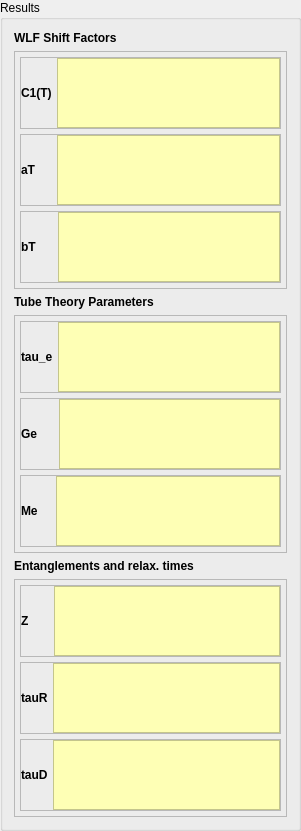
  <widget class="QGroupBox" name="groupBoxResults">
   <property name="geometry">
    <rect>
     <x>610</x>
     <y>30</y>
     <width>301</width>
     <height>501</height>
    </rect>
   </property>
   <property name="title">
    <string>Results</string>
   </property>
   <layout class="QVBoxLayout" name="verticalLayout">
    <item>
     <widget class="QLabel" name="label">
      <property name="font">
       <font>
        <weight>75</weight>
        <bold>true</bold>
       </font>
      </property>
      <property name="text">
       <string>WLF Shift Factors</string>
      </property>
     </widget>
    </item>
    <item>
     <widget class="QFrame" name="frame_2">
      <property name="frameShape">
       <enum>QFrame::StyledPanel</enum>
      </property>
      <property name="frameShadow">
       <enum>QFrame::Raised</enum>
      </property>
      <layout class="QVBoxLayout" name="verticalLayout_2">
       <property name="spacing">
        <number>5</number>
       </property>
       <property name="leftMargin">
        <number>5</number>
       </property>
       <property name="topMargin">
        <number>5</number>
       </property>
       <property name="rightMargin">
        <number>5</number>
       </property>
       <property name="bottomMargin">
        <number>5</number>
       </property>
       <item>
        <widget class="QFrame" name="frame_3">
         <property name="frameShape">
          <enum>QFrame::StyledPanel</enum>
         </property>
         <property name="frameShadow">
          <enum>QFrame::Raised</enum>
         </property>
         <layout class="QHBoxLayout" name="horizontalLayout_2">
          <property name="spacing">
           <number>5</number>
          </property>
          <property name="leftMargin">
           <number>0</number>
          </property>
          <property name="topMargin">
           <number>0</number>
          </property>
          <property name="rightMargin">
           <number>0</number>
          </property>
          <property name="bottomMargin">
           <number>0</number>
          </property>
          <item>
           <widget class="QLabel" name="label_5">
            <property name="maximumSize">
             <size>
              <width>16777215</width>
              <height>16777215</height>
             </size>
            </property>
            <property name="font">
             <font>
              <weight>75</weight>
              <bold>true</bold>
             </font>
            </property>
            <property name="text">
             <string>C1(T)</string>
            </property>
           </widget>
          </item>
          <item>
           <widget class="QTextEdit" name="textC1T">
            <property name="palette">
             <palette>
              <active>
               <colorrole role="WindowText">
                <brush brushstyle="SolidPattern">
                 <color alpha="255">
                  <red>0</red>
                  <green>0</green>
                  <blue>0</blue>
                 </color>
                </brush>
               </colorrole>
               <colorrole role="Button">
                <brush brushstyle="SolidPattern">
                 <color alpha="255">
                  <red>254</red>
                  <green>255</green>
                  <blue>181</blue>
                 </color>
                </brush>
               </colorrole>
               <colorrole role="Light">
                <brush brushstyle="SolidPattern">
                 <color alpha="255">
                  <red>255</red>
                  <green>255</green>
                  <blue>255</blue>
                 </color>
                </brush>
               </colorrole>
               <colorrole role="Midlight">
                <brush brushstyle="SolidPattern">
                 <color alpha="255">
                  <red>255</red>
                  <green>255</green>
                  <blue>191</blue>
                 </color>
                </brush>
               </colorrole>
               <colorrole role="Dark">
                <brush brushstyle="SolidPattern">
                 <color alpha="255">
                  <red>127</red>
                  <green>127</green>
                  <blue>63</blue>
                 </color>
                </brush>
               </colorrole>
               <colorrole role="Mid">
                <brush brushstyle="SolidPattern">
                 <color alpha="255">
                  <red>170</red>
                  <green>170</green>
                  <blue>84</blue>
                 </color>
                </brush>
               </colorrole>
               <colorrole role="Text">
                <brush brushstyle="SolidPattern">
                 <color alpha="255">
                  <red>0</red>
                  <green>0</green>
                  <blue>0</blue>
                 </color>
                </brush>
               </colorrole>
               <colorrole role="BrightText">
                <brush brushstyle="SolidPattern">
                 <color alpha="255">
                  <red>255</red>
                  <green>255</green>
                  <blue>255</blue>
                 </color>
                </brush>
               </colorrole>
               <colorrole role="ButtonText">
                <brush brushstyle="SolidPattern">
                 <color alpha="255">
                  <red>0</red>
                  <green>0</green>
                  <blue>0</blue>
                 </color>
                </brush>
               </colorrole>
               <colorrole role="Base">
                <brush brushstyle="SolidPattern">
                 <color alpha="255">
                  <red>254</red>
                  <green>255</green>
                  <blue>181</blue>
                 </color>
                </brush>
               </colorrole>
               <colorrole role="Window">
                <brush brushstyle="SolidPattern">
                 <color alpha="255">
                  <red>254</red>
                  <green>255</green>
                  <blue>181</blue>
                 </color>
                </brush>
               </colorrole>
               <colorrole role="Shadow">
                <brush brushstyle="SolidPattern">
                 <color alpha="255">
                  <red>0</red>
                  <green>0</green>
                  <blue>0</blue>
                 </color>
                </brush>
               </colorrole>
               <colorrole role="AlternateBase">
                <brush brushstyle="SolidPattern">
                 <color alpha="255">
                  <red>255</red>
                  <green>255</green>
                  <blue>191</blue>
                 </color>
                </brush>
               </colorrole>
               <colorrole role="ToolTipBase">
                <brush brushstyle="SolidPattern">
                 <color alpha="255">
                  <red>255</red>
                  <green>255</green>
                  <blue>220</blue>
                 </color>
                </brush>
               </colorrole>
               <colorrole role="ToolTipText">
                <brush brushstyle="SolidPattern">
                 <color alpha="255">
                  <red>0</red>
                  <green>0</green>
                  <blue>0</blue>
                 </color>
                </brush>
               </colorrole>
              </active>
              <inactive>
               <colorrole role="WindowText">
                <brush brushstyle="SolidPattern">
                 <color alpha="255">
                  <red>0</red>
                  <green>0</green>
                  <blue>0</blue>
                 </color>
                </brush>
               </colorrole>
               <colorrole role="Button">
                <brush brushstyle="SolidPattern">
                 <color alpha="255">
                  <red>254</red>
                  <green>255</green>
                  <blue>181</blue>
                 </color>
                </brush>
               </colorrole>
               <colorrole role="Light">
                <brush brushstyle="SolidPattern">
                 <color alpha="255">
                  <red>255</red>
                  <green>255</green>
                  <blue>255</blue>
                 </color>
                </brush>
               </colorrole>
               <colorrole role="Midlight">
                <brush brushstyle="SolidPattern">
                 <color alpha="255">
                  <red>255</red>
                  <green>255</green>
                  <blue>191</blue>
                 </color>
                </brush>
               </colorrole>
               <colorrole role="Dark">
                <brush brushstyle="SolidPattern">
                 <color alpha="255">
                  <red>127</red>
                  <green>127</green>
                  <blue>63</blue>
                 </color>
                </brush>
               </colorrole>
               <colorrole role="Mid">
                <brush brushstyle="SolidPattern">
                 <color alpha="255">
                  <red>170</red>
                  <green>170</green>
                  <blue>84</blue>
                 </color>
                </brush>
               </colorrole>
               <colorrole role="Text">
                <brush brushstyle="SolidPattern">
                 <color alpha="255">
                  <red>0</red>
                  <green>0</green>
                  <blue>0</blue>
                 </color>
                </brush>
               </colorrole>
               <colorrole role="BrightText">
                <brush brushstyle="SolidPattern">
                 <color alpha="255">
                  <red>255</red>
                  <green>255</green>
                  <blue>255</blue>
                 </color>
                </brush>
               </colorrole>
               <colorrole role="ButtonText">
                <brush brushstyle="SolidPattern">
                 <color alpha="255">
                  <red>0</red>
                  <green>0</green>
                  <blue>0</blue>
                 </color>
                </brush>
               </colorrole>
               <colorrole role="Base">
                <brush brushstyle="SolidPattern">
                 <color alpha="255">
                  <red>254</red>
                  <green>255</green>
                  <blue>181</blue>
                 </color>
                </brush>
               </colorrole>
               <colorrole role="Window">
                <brush brushstyle="SolidPattern">
                 <color alpha="255">
                  <red>254</red>
                  <green>255</green>
                  <blue>181</blue>
                 </color>
                </brush>
               </colorrole>
               <colorrole role="Shadow">
                <brush brushstyle="SolidPattern">
                 <color alpha="255">
                  <red>0</red>
                  <green>0</green>
                  <blue>0</blue>
                 </color>
                </brush>
               </colorrole>
               <colorrole role="AlternateBase">
                <brush brushstyle="SolidPattern">
                 <color alpha="255">
                  <red>255</red>
                  <green>255</green>
                  <blue>191</blue>
                 </color>
                </brush>
               </colorrole>
               <colorrole role="ToolTipBase">
                <brush brushstyle="SolidPattern">
                 <color alpha="255">
                  <red>255</red>
                  <green>255</green>
                  <blue>220</blue>
                 </color>
                </brush>
               </colorrole>
               <colorrole role="ToolTipText">
                <brush brushstyle="SolidPattern">
                 <color alpha="255">
                  <red>0</red>
                  <green>0</green>
                  <blue>0</blue>
                 </color>
                </brush>
               </colorrole>
              </inactive>
              <disabled>
               <colorrole role="WindowText">
                <brush brushstyle="SolidPattern">
                 <color alpha="255">
                  <red>127</red>
                  <green>127</green>
                  <blue>63</blue>
                 </color>
                </brush>
               </colorrole>
               <colorrole role="Button">
                <brush brushstyle="SolidPattern">
                 <color alpha="255">
                  <red>254</red>
                  <green>255</green>
                  <blue>181</blue>
                 </color>
                </brush>
               </colorrole>
               <colorrole role="Light">
                <brush brushstyle="SolidPattern">
                 <color alpha="255">
                  <red>255</red>
                  <green>255</green>
                  <blue>255</blue>
                 </color>
                </brush>
               </colorrole>
               <colorrole role="Midlight">
                <brush brushstyle="SolidPattern">
                 <color alpha="255">
                  <red>255</red>
                  <green>255</green>
                  <blue>191</blue>
                 </color>
                </brush>
               </colorrole>
               <colorrole role="Dark">
                <brush brushstyle="SolidPattern">
                 <color alpha="255">
                  <red>127</red>
                  <green>127</green>
                  <blue>63</blue>
                 </color>
                </brush>
               </colorrole>
               <colorrole role="Mid">
                <brush brushstyle="SolidPattern">
                 <color alpha="255">
                  <red>170</red>
                  <green>170</green>
                  <blue>84</blue>
                 </color>
                </brush>
               </colorrole>
               <colorrole role="Text">
                <brush brushstyle="SolidPattern">
                 <color alpha="255">
                  <red>127</red>
                  <green>127</green>
                  <blue>63</blue>
                 </color>
                </brush>
               </colorrole>
               <colorrole role="BrightText">
                <brush brushstyle="SolidPattern">
                 <color alpha="255">
                  <red>255</red>
                  <green>255</green>
                  <blue>255</blue>
                 </color>
                </brush>
               </colorrole>
               <colorrole role="ButtonText">
                <brush brushstyle="SolidPattern">
                 <color alpha="255">
                  <red>127</red>
                  <green>127</green>
                  <blue>63</blue>
                 </color>
                </brush>
               </colorrole>
               <colorrole role="Base">
                <brush brushstyle="SolidPattern">
                 <color alpha="255">
                  <red>254</red>
                  <green>255</green>
                  <blue>181</blue>
                 </color>
                </brush>
               </colorrole>
               <colorrole role="Window">
                <brush brushstyle="SolidPattern">
                 <color alpha="255">
                  <red>254</red>
                  <green>255</green>
                  <blue>181</blue>
                 </color>
                </brush>
               </colorrole>
               <colorrole role="Shadow">
                <brush brushstyle="SolidPattern">
                 <color alpha="255">
                  <red>0</red>
                  <green>0</green>
                  <blue>0</blue>
                 </color>
                </brush>
               </colorrole>
               <colorrole role="AlternateBase">
                <brush brushstyle="SolidPattern">
                 <color alpha="255">
                  <red>255</red>
                  <green>255</green>
                  <blue>127</blue>
                 </color>
                </brush>
               </colorrole>
               <colorrole role="ToolTipBase">
                <brush brushstyle="SolidPattern">
                 <color alpha="255">
                  <red>255</red>
                  <green>255</green>
                  <blue>220</blue>
                 </color>
                </brush>
               </colorrole>
               <colorrole role="ToolTipText">
                <brush brushstyle="SolidPattern">
                 <color alpha="255">
                  <red>0</red>
                  <green>0</green>
                  <blue>0</blue>
                 </color>
                </brush>
               </colorrole>
              </disabled>
             </palette>
            </property>
            <property name="autoFillBackground">
             <bool>false</bool>
            </property>
            <property name="styleSheet">
             <string notr="true">background-color: rgb(254, 255, 181);</string>
            </property>
            <property name="readOnly">
             <bool>true</bool>
            </property>
           </widget>
          </item>
         </layout>
        </widget>
       </item>
       <item>
        <widget class="QFrame" name="frame_4">
         <property name="frameShape">
          <enum>QFrame::StyledPanel</enum>
         </property>
         <property name="frameShadow">
          <enum>QFrame::Raised</enum>
         </property>
         <layout class="QHBoxLayout" name="horizontalLayout_3">
          <property name="spacing">
           <number>5</number>
          </property>
          <property name="leftMargin">
           <number>0</number>
          </property>
          <property name="topMargin">
           <number>0</number>
          </property>
          <property name="rightMargin">
           <number>0</number>
          </property>
          <property name="bottomMargin">
           <number>0</number>
          </property>
          <item>
           <widget class="QLabel" name="label_6">
            <property name="maximumSize">
             <size>
              <width>16777215</width>
              <height>16777215</height>
             </size>
            </property>
            <property name="font">
             <font>
              <weight>75</weight>
              <bold>true</bold>
             </font>
            </property>
            <property name="text">
             <string>aT     </string>
            </property>
           </widget>
          </item>
          <item>
           <widget class="QTextEdit" name="textaT">
            <property name="styleSheet">
             <string notr="true">background-color: rgb(254, 255, 181);</string>
            </property>
            <property name="readOnly">
             <bool>false</bool>
            </property>
           </widget>
          </item>
         </layout>
        </widget>
       </item>
       <item>
        <widget class="QFrame" name="frame">
         <property name="frameShape">
          <enum>QFrame::StyledPanel</enum>
         </property>
         <property name="frameShadow">
          <enum>QFrame::Raised</enum>
         </property>
         <layout class="QHBoxLayout" name="horizontalLayout">
          <property name="spacing">
           <number>5</number>
          </property>
          <property name="leftMargin">
           <number>0</number>
          </property>
          <property name="topMargin">
           <number>0</number>
          </property>
          <property name="rightMargin">
           <number>0</number>
          </property>
          <property name="bottomMargin">
           <number>0</number>
          </property>
          <item>
           <widget class="QLabel" name="label_4">
            <property name="maximumSize">
             <size>
              <width>16777215</width>
              <height>16777215</height>
             </size>
            </property>
            <property name="font">
             <font>
              <weight>75</weight>
              <bold>true</bold>
             </font>
            </property>
            <property name="text">
             <string>bT     </string>
            </property>
           </widget>
          </item>
          <item>
           <widget class="QTextEdit" name="textbT">
            <property name="styleSheet">
             <string notr="true">background-color: rgb(254, 255, 181);</string>
            </property>
            <property name="readOnly">
             <bool>true</bool>
            </property>
           </widget>
          </item>
         </layout>
        </widget>
       </item>
      </layout>
     </widget>
    </item>
    <item>
     <widget class="QLabel" name="label_2">
      <property name="font">
       <font>
        <weight>75</weight>
        <bold>true</bold>
       </font>
      </property>
      <property name="text">
       <string>Tube Theory Parameters</string>
      </property>
     </widget>
    </item>
    <item>
     <widget class="QFrame" name="frame_5">
      <property name="frameShape">
       <enum>QFrame::StyledPanel</enum>
      </property>
      <property name="frameShadow">
       <enum>QFrame::Raised</enum>
      </property>
      <layout class="QVBoxLayout" name="verticalLayout_3">
       <property name="spacing">
        <number>5</number>
       </property>
       <property name="leftMargin">
        <number>5</number>
       </property>
       <property name="topMargin">
        <number>5</number>
       </property>
       <property name="rightMargin">
        <number>5</number>
       </property>
       <property name="bottomMargin">
        <number>5</number>
       </property>
       <item>
        <widget class="QFrame" name="frame_6">
         <property name="frameShape">
          <enum>QFrame::StyledPanel</enum>
         </property>
         <property name="frameShadow">
          <enum>QFrame::Raised</enum>
         </property>
         <layout class="QHBoxLayout" name="horizontalLayout_4">
          <property name="spacing">
           <number>5</number>
          </property>
          <property name="leftMargin">
           <number>0</number>
          </property>
          <property name="topMargin">
           <number>0</number>
          </property>
          <property name="rightMargin">
           <number>0</number>
          </property>
          <property name="bottomMargin">
           <number>0</number>
          </property>
          <item>
           <widget class="QLabel" name="label_7">
            <property name="maximumSize">
             <size>
              <width>16777215</width>
              <height>16777215</height>
             </size>
            </property>
            <property name="font">
             <font>
              <weight>75</weight>
              <bold>true</bold>
             </font>
            </property>
            <property name="text">
             <string>tau_e</string>
            </property>
           </widget>
          </item>
          <item>
           <widget class="QTextEdit" name="textREStaue">
            <property name="styleSheet">
             <string notr="true">background-color: rgb(254, 255, 181);</string>
            </property>
            <property name="readOnly">
             <bool>true</bool>
            </property>
           </widget>
          </item>
         </layout>
        </widget>
       </item>
       <item>
        <widget class="QFrame" name="frame_7">
         <property name="frameShape">
          <enum>QFrame::StyledPanel</enum>
         </property>
         <property name="frameShadow">
          <enum>QFrame::Raised</enum>
         </property>
         <layout class="QHBoxLayout" name="horizontalLayout_5">
          <property name="spacing">
           <number>5</number>
          </property>
          <property name="leftMargin">
           <number>0</number>
          </property>
          <property name="topMargin">
           <number>0</number>
          </property>
          <property name="rightMargin">
           <number>0</number>
          </property>
          <property name="bottomMargin">
           <number>0</number>
          </property>
          <item>
           <widget class="QLabel" name="label_8">
            <property name="maximumSize">
             <size>
              <width>16777215</width>
              <height>16777215</height>
             </size>
            </property>
            <property name="font">
             <font>
              <weight>75</weight>
              <bold>true</bold>
             </font>
            </property>
            <property name="text">
             <string>Ge     </string>
            </property>
           </widget>
          </item>
          <item>
           <widget class="QTextEdit" name="textRESGe">
            <property name="styleSheet">
             <string notr="true">background-color: rgb(254, 255, 181);</string>
            </property>
            <property name="readOnly">
             <bool>true</bool>
            </property>
           </widget>
          </item>
         </layout>
        </widget>
       </item>
       <item>
        <widget class="QFrame" name="frame_8">
         <property name="frameShape">
          <enum>QFrame::StyledPanel</enum>
         </property>
         <property name="frameShadow">
          <enum>QFrame::Raised</enum>
         </property>
         <layout class="QHBoxLayout" name="horizontalLayout_6">
          <property name="spacing">
           <number>5</number>
          </property>
          <property name="leftMargin">
           <number>0</number>
          </property>
          <property name="topMargin">
           <number>0</number>
          </property>
          <property name="rightMargin">
           <number>0</number>
          </property>
          <property name="bottomMargin">
           <number>0</number>
          </property>
          <item>
           <widget class="QLabel" name="label_9">
            <property name="maximumSize">
             <size>
              <width>16777215</width>
              <height>16777215</height>
             </size>
            </property>
            <property name="font">
             <font>
              <weight>75</weight>
              <bold>true</bold>
             </font>
            </property>
            <property name="text">
             <string>Me    </string>
            </property>
           </widget>
          </item>
          <item>
           <widget class="QTextEdit" name="textRESMe">
            <property name="styleSheet">
             <string notr="true">background-color: rgb(254, 255, 181);</string>
            </property>
            <property name="readOnly">
             <bool>true</bool>
            </property>
           </widget>
          </item>
         </layout>
        </widget>
       </item>
      </layout>
     </widget>
    </item>
    <item>
     <widget class="QLabel" name="label_3">
      <property name="font">
       <font>
        <weight>75</weight>
        <bold>true</bold>
       </font>
      </property>
      <property name="text">
       <string>Entanglements and relax. times</string>
      </property>
     </widget>
    </item>
    <item>
     <widget class="QFrame" name="frame_9">
      <property name="frameShape">
       <enum>QFrame::StyledPanel</enum>
      </property>
      <property name="frameShadow">
       <enum>QFrame::Raised</enum>
      </property>
      <layout class="QVBoxLayout" name="verticalLayout_4">
       <property name="spacing">
        <number>5</number>
       </property>
       <property name="leftMargin">
        <number>5</number>
       </property>
       <property name="topMargin">
        <number>5</number>
       </property>
       <property name="rightMargin">
        <number>5</number>
       </property>
       <property name="bottomMargin">
        <number>5</number>
       </property>
       <item>
        <widget class="QFrame" name="frame_10">
         <property name="frameShape">
          <enum>QFrame::StyledPanel</enum>
         </property>
         <property name="frameShadow">
          <enum>QFrame::Raised</enum>
         </property>
         <layout class="QHBoxLayout" name="horizontalLayout_7">
          <property name="spacing">
           <number>5</number>
          </property>
          <property name="leftMargin">
           <number>0</number>
          </property>
          <property name="topMargin">
           <number>0</number>
          </property>
          <property name="rightMargin">
           <number>0</number>
          </property>
          <property name="bottomMargin">
           <number>0</number>
          </property>
          <item>
           <widget class="QLabel" name="label_10">
            <property name="maximumSize">
             <size>
              <width>16777215</width>
              <height>16777215</height>
             </size>
            </property>
            <property name="font">
             <font>
              <weight>75</weight>
              <bold>true</bold>
             </font>
            </property>
            <property name="text">
             <string>Z      </string>
            </property>
           </widget>
          </item>
          <item>
           <widget class="QTextEdit" name="textRESZ">
            <property name="styleSheet">
             <string notr="true">background-color: rgb(254, 255, 181);</string>
            </property>
            <property name="readOnly">
             <bool>true</bool>
            </property>
           </widget>
          </item>
         </layout>
        </widget>
       </item>
       <item>
        <widget class="QFrame" name="frame_11">
         <property name="frameShape">
          <enum>QFrame::StyledPanel</enum>
         </property>
         <property name="frameShadow">
          <enum>QFrame::Raised</enum>
         </property>
         <layout class="QHBoxLayout" name="horizontalLayout_8">
          <property name="spacing">
           <number>5</number>
          </property>
          <property name="leftMargin">
           <number>0</number>
          </property>
          <property name="topMargin">
           <number>0</number>
          </property>
          <property name="rightMargin">
           <number>0</number>
          </property>
          <property name="bottomMargin">
           <number>0</number>
          </property>
          <item>
           <widget class="QLabel" name="label_11">
            <property name="maximumSize">
             <size>
              <width>16777215</width>
              <height>16777215</height>
             </size>
            </property>
            <property name="font">
             <font>
              <weight>75</weight>
              <bold>true</bold>
             </font>
            </property>
            <property name="text">
             <string>tauR</string>
            </property>
           </widget>
          </item>
          <item>
           <widget class="QTextEdit" name="textREStauR">
            <property name="styleSheet">
             <string notr="true">background-color: rgb(254, 255, 181);</string>
            </property>
            <property name="readOnly">
             <bool>true</bool>
            </property>
           </widget>
          </item>
         </layout>
        </widget>
       </item>
       <item>
        <widget class="QFrame" name="frame_12">
         <property name="frameShape">
          <enum>QFrame::StyledPanel</enum>
         </property>
         <property name="frameShadow">
          <enum>QFrame::Raised</enum>
         </property>
         <layout class="QHBoxLayout" name="horizontalLayout_9">
          <property name="spacing">
           <number>5</number>
          </property>
          <property name="leftMargin">
           <number>0</number>
          </property>
          <property name="topMargin">
           <number>0</number>
          </property>
          <property name="rightMargin">
           <number>0</number>
          </property>
          <property name="bottomMargin">
           <number>0</number>
          </property>
          <item>
           <widget class="QLabel" name="label_12">
            <property name="maximumSize">
             <size>
              <width>16777215</width>
              <height>16777215</height>
             </size>
            </property>
            <property name="font">
             <font>
              <weight>75</weight>
              <bold>true</bold>
             </font>
            </property>
            <property name="text">
             <string>tauD</string>
            </property>
           </widget>
          </item>
          <item>
           <widget class="QTextEdit" name="textREStauD">
            <property name="styleSheet">
             <string notr="true">background-color: rgb(254, 255, 181);</string>
            </property>
            <property name="readOnly">
             <bool>true</bool>
            </property>
           </widget>
          </item>
         </layout>
        </widget>
       </item>
      </layout>
     </widget>
    </item>
   </layout>
  </widget>
